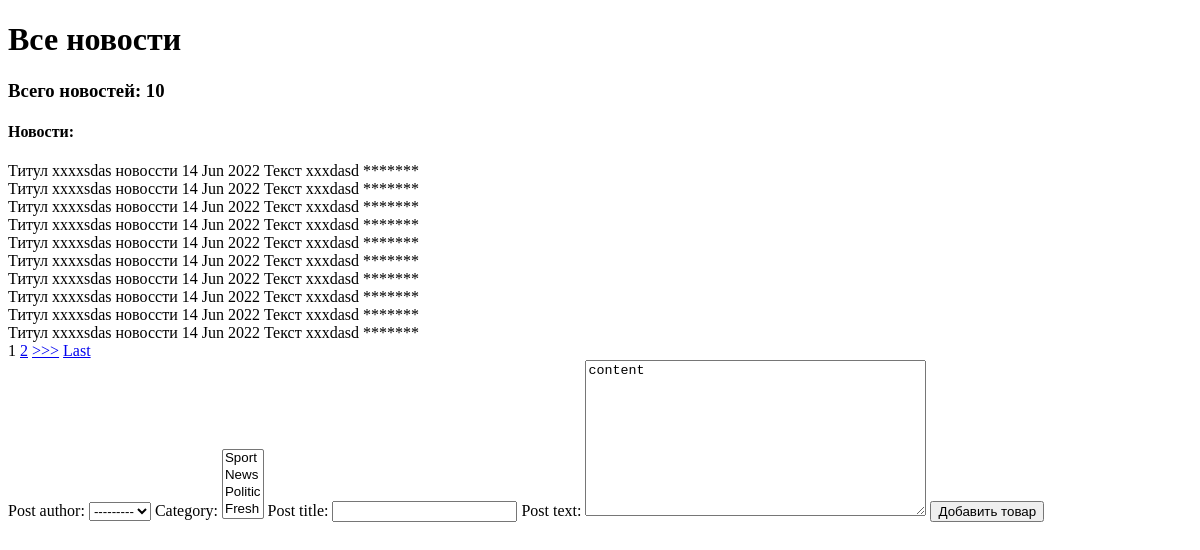
The page /news/ on the database as committed earlier.
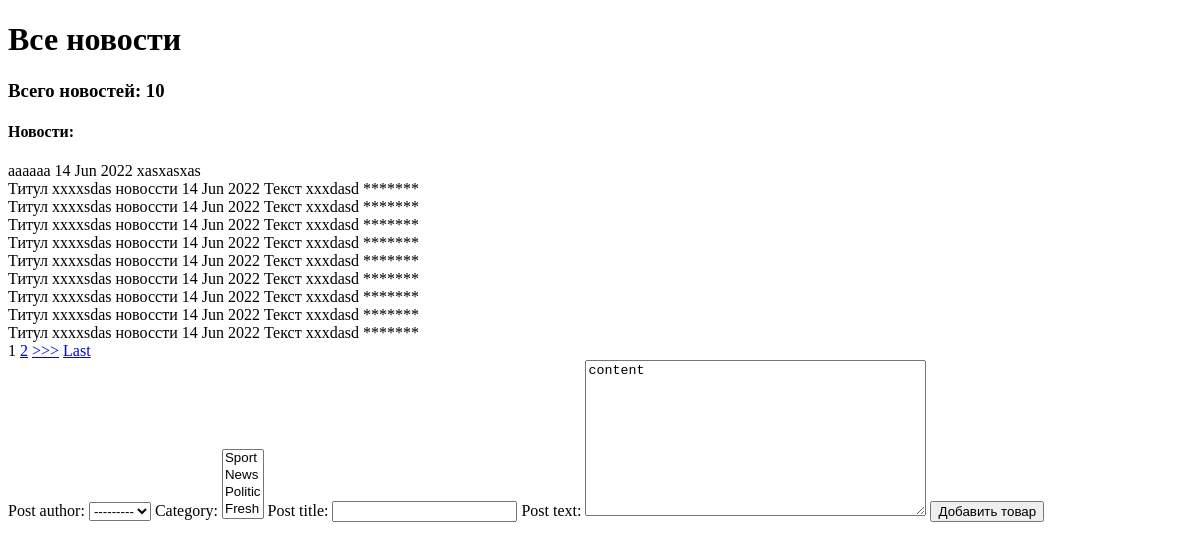
The same page on the database as committed later.
### myapp/models.py (models this page shows, shortened)
class Post(models.Model):
    post_author = models.ForeignKey(Author, on_delete=models.CASCADE)
    CHOICES = [
        (1, 'Статья'),
        (2, 'Новость')
        ]
    post_choice = models.CharField(max_length = 2,
                            choices = CHOICES,
                            default = 'Статья')
    creation_date = models.DateTimeField(auto_now_add=True)
    category = models.ManyToManyField(Category, through='PostCategory')
    post_title = models.CharField(max_length=255)
    post_text = models.TextField(default='content')
    post_rate = models.IntegerField(default=0)

### myapp/views.py (the view, shortened to what this page needs)
# urls.py: path('', PostList.as_view()),
class PostList(ListView):
    model = Post
    template_name = 'news.html'
    context_object_name = 'news'
    ordering = ['-creation_date']
    paginate_by = 10 # поставим постраничный вывод в один элемент
    form_class = PostForm
    def get_context_data(self, **kwargs): # забираем отфильтрованные объекты переопределяя метод get_context_data у наследуемого класса (привет, полиморфизм, мы скучали!!!)
        context = super().get_context_data(**kwargs)
        context['categories'] = Category.objects.all()
        context['form'] = PostForm()
        return context

### myapp/forms.py
class PostForm(ModelForm):
    class Meta:
        model = Post
        fields = ['post_author', 'category', 'post_title', 'post_text'] # не забываем включить галочку в поля, иначе она не будет показываться на странице!

### myapp/models.py (called while the page is built)
    def __str__(self):
        return '%s' % (self.author_user)

    def __str__(self):
        return f'{self.category_name}'

### myapp/templatetags/custom_filters.py (called while the page is built)
@register.filter(name='Censor')
def Censor(value, arg):
    Ban_List = [
        "Новости",
        "lorem",
        "ipsum"
    ]
    return ' '.join('*'*len(i) if i.upper() in list(map(lambda x: x.upper(), Ban_List)) else i for i in value.split())

### templates/news.html (shortened to what this page needs)
{% extends 'flatpages/default.html' %}
{% load custom_filters %}
{% block content %}
<h1>Все новости</h1>
{% if news|length > 1 %}
<h3>Всего новостей: {{ news|length }}</h3>
{% endif %}
{% if news %}
    <h4>Новости: </h4>
    {% for art in news %}
        {{ art.post_title|Censor:art.post_title}}
        {{ art.creation_date|date:'d M Y' }}
        {{ art.post_text|Censor:art.post_text}}
        <br>
    {% endfor %}
    {% if is_paginated %}
        {% for num in page_obj.paginator.page_range %}
            {% if page_obj.number == num %}
                <a>{{ num }}</a>
            {% elif num > page_obj.number|add:'-2' and num < page_obj.number|add:'2' %}
                <a href="?page={{ num }}">{{ num }}</a>
            {% endif %}
        {% endfor %}
        {% if page_obj.has_next %}
            <a href="?page={{ page_obj.next_page_number }}">>>></a>
            <a href="?page={{ page_obj.paginator.num_pages }}">Last</a>
        {% endif %}
    {% endif %}
{% else %}
    <h2>Новостей нет!</h2>
{% endif %}
<form method="POST">
    {{ form }}
    <input type="submit" value="Добавить товар">
</form>
{% endblock content %}

Rows that differ between the two databases and show on the page:
no longer on this page (row unchanged): Post: post_title|Censor "Титул xxxxsdas новоссти", creation_date "14 Jun 2022", post_text|Censor "Текст xxxdasd *******"
added Post: post_title|Censor "aaaaaa", creation_date "14 Jun 2022", post_text|Censor "xasxasxas"
